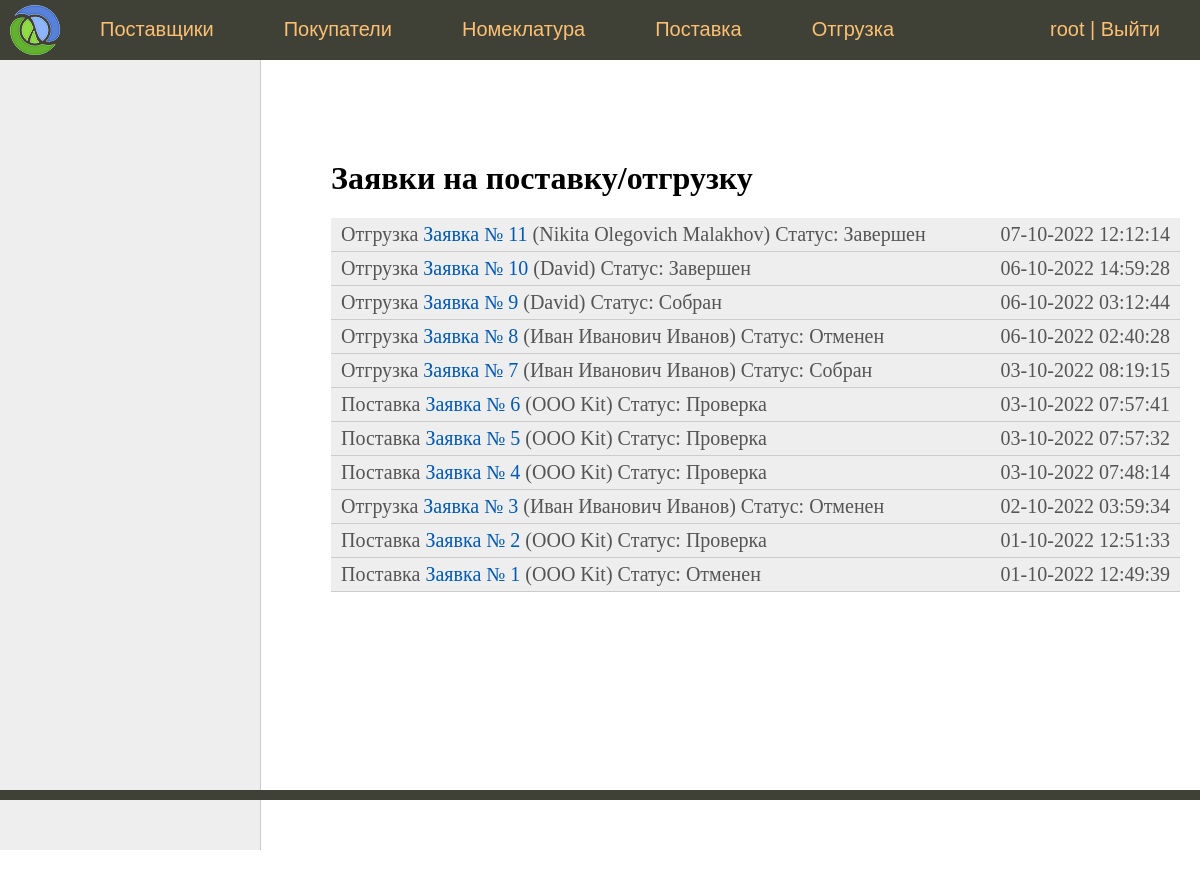
The app's page / (signed in) with its own data.
### sklad/models.py (models this page shows, shortened)
class Document(models.Model):
    vendor = models.ForeignKey(
        Vendor,
        on_delete=models.DO_NOTHING,
        blank=True,
        null=True,
        verbose_name='Поставщик'
    )
    buyer = models.ForeignKey(
        Buyer,
        on_delete=models.DO_NOTHING,
        blank=True,
        null=True,
        verbose_name='Покупатель'
    )
    nomenclatures = models.ManyToManyField(
        Nomenclature,
        through='DocumentNomenclatures',
        verbose_name='Номенклатура'
    )
    status = models.CharField(
        max_length=2,
        choices=Status.choices,
        default=Status.VALIDATING,
        verbose_name='Статус'
    )
    time_create = models.DateTimeField('Время создания', auto_now_add=True)
    time_update = models.DateTimeField('Время обновления статуса', auto_now=True)
    class Meta:
        verbose_name = 'Документ'
        verbose_name_plural = 'Документы'
    def get_absolute_url(self):
        return reverse('document', kwargs={'pk': self.pk})

class Contactor(models.Model):
    fio = models.CharField('Фамилия Имя Отчество', max_length=100)
    email = models.EmailField('Email')
    phone = models.IntegerField('Телефон')

class Vendor(Contactor):
    name = models.CharField('Наименование', max_length=100)
    address = models.CharField('Адрес', max_length=100)
    category = models.ManyToManyField(
        Category,
        verbose_name='Категории'
    )
    bank_details = models.OneToOneField(
        BankDetails,
        on_delete=models.DO_NOTHING,
        verbose_name='Банковские реквизиты'
    )
    def __str__(self):
        return self.name
    class Meta:
        verbose_name = 'Поставщик'
        verbose_name_plural = 'Поставщики'

### sklad/views.py (the view)
# urls.py: path('', IndexView.as_view(), name='home'),  #
class IndexView(LoginRequiredMixin, DataMixin, ListView):
    model = Document
    template_name = 'sklad/index.html'
    context_object_name = 'documents'
    extra_context = {'title': 'Заявки на поставку/отгрузку'}
    ordering = ['-time_create']
    login_url = reverse_lazy('login')
    def get_context_data(self, *, object_list=None, **kwargs):
        context = super().get_context_data(**kwargs)
        c_def = self.get_user_context()
        context = dict(list(context.items()) + list(c_def.items()))
        return context

### sklad/mixin.py (called while the page is built)
    def get_user_context(self, **kwargs):
        context = kwargs
        if self.request.user.is_superuser:
            context['menu'] = menu
        return context

### sklad/models.py (called while the page is built)
    def __str__(self):
        return self.fio

### sklad/templates/sklad/index.html (shortened to what this page needs)
{% extends 'sklad/base.html' %}
{% block left_menu %}
    {% include 'sklad/left_menu.html' %}
{% endblock %}
{% block content %}
<h1>{{ title }}</h1>
    <ul class="list-articles">
{% for d in documents  %}
<li>
    <div class="article-panel">
        {% if d.buyer %}
            <p class="first">Отгрузка <a href="{{ d.get_absolute_url }}">Заявка № {{ d.pk }}</a> ({{ d.buyer }}) Статус: {{ d.get_status_display }}</p>
        {% elif d.vendor %}
            <p class="first">Поставка <a href="{{ d.get_absolute_url }}">Заявка № {{ d.pk }}</a> ({{ d.vendor }}) Статус: {{ d.get_status_display }}</p>
        {% endif %}
	    <p class="last">{{d.time_create|date:"d-m-Y H:i:s"}}</p>
    </div>
</li>
{% endfor %}
</ul>
{% endblock %}

### sklad/templates/sklad/base.html (shortened to what this page needs)
{% load static %}
<!DOCTYPE html>
<html>
<head>
	<link type="text/css" href="{% static 'sklad/css/styles.css' %}" rel="stylesheet" />
</head>
<body>
<table class="table-page" border=0 cellpadding="0" cellspacing="0">
<tr><td valign=top>
{% block mainmenu %}
		<div class="header">
			<ul id="mainmenu" class="mainmenu">
			<li class="logo"><a href="{% url 'home' %}"><div class="logo"></div></a></li>
{% for m in menu %}
			<li><a href="{% url m.url_name %}">{{m.title}}</a></li>
{% endfor %}
            {% if request.user.is_authenticated %}
				<li class="last">{{ user.username }} | <a href="{% url 'logout' %}">Выйти</a></li>
            {% else %}
                <li class="last"><a href="{% url 'login' %}">Войти</a></li>
            {% endif %}
			</ul>
		</div>
{% endblock mainmenu %}
<table class="table-content" border=0 cellpadding="0" cellspacing="0">
<tr>
	<td valign="top" class="left-chapters">
{% block left_menu %}{% endblock %}
</td>
<td valign="top" class="content">
	<div class="content-text">
{% block content %}
{% endblock %}
	</div>
</td></tr></table>
</td></tr>
<tr><td valign=top>
	<div id="footer">
	</div>
</td></tr></table>
</body>
</html>

### sklad/static/sklad/css/styles.css (style rules this page uses)
html, body { font-family: 'Arial'; margin: 0; padding: 0; height: 100%; width: 100%; color: #444; }
a { color: #0059b2; text-decoration: none; }
div.article-panel { background: #eee; padding: 5px 10px 5px 10px; box-sizing: border-box; overflow: hidden; color: #555; }
div.article-panel p.first { margin: 0; float: left; }
div.article-panel p.last { margin: 0; float: right; }
ul.list-articles { list-style: none; margin: 0; padding: 0; }
ul.list-articles li { border-bottom: 1px solid #ccc; }
.table-page { width: 100%; height: 100%; vertical-align: top; }
.table-page tr { height: 100%; }
.header { background: #3F4137; height: 60px; }
.logo { background: url('../images/logo.png') no-repeat 10px 5px; width: 70px; height: 60px; }
ul.mainmenu { list-style: none; margin: 0; padding: 0; height: 60px; color: #fdc073; font-size: 20px; overflow: hidden; }
ul.mainmenu li { float: left; margin: 18px 40px 0 30px; }
ul.mainmenu li.logo { margin: 0; }
ul.mainmenu li.last { float: right; }
ul.mainmenu li a { color: #fdc073; text-decoration: none; }
.table-content { width: 100%; min-height: 100%; height: 100%; }
.left-chapters { margin: 0; background: #eee; border-right: 1px solid #ccc; min-height: 100%; }
.content { padding: 40px 20px 20px 40px; width: 100%; box-sizing: border-box; }
.content-text { margin: 60px 0 0 30px; color: #000; font-size: 20px; font-family: Yandex Sans Display Light; }
.content-text h1 { font-size: 32px; }
#footer { box-sizing: border-box; background: #3F4137; padding: 5px; color: #aaa; font-size: 14px; font-family: Verdana, Geneva, Arial, Helvetica; text-align: left; overflow: hidden; }

### records on screen
Document: pk "11", buyer "Nikita Olegovich Malakhov", status "Завершен", time_create "07-10-2022 12:12:14"
Document: pk "10", buyer "David", status "Завершен", time_create "06-10-2022 14:59:28"
Document: pk "9", buyer "David", status "Собран", time_create "06-10-2022 03:12:44"
Document: pk "8", buyer "Иван Иванович Иванов", status "Отменен", time_create "06-10-2022 02:40:28"
Document: pk "7", buyer "Иван Иванович Иванов", status "Собран", time_create "03-10-2022 08:19:15"
Document: pk "6", vendor "OOO Kit", status "Проверка", time_create "03-10-2022 07:57:41"
Document: pk "5", vendor "OOO Kit", status "Проверка", time_create "03-10-2022 07:57:32"
Document: pk "4", vendor "OOO Kit", status "Проверка", time_create "03-10-2022 07:48:14"
Document: pk "3", buyer "Иван Иванович Иванов", status "Отменен", time_create "02-10-2022 03:59:34"
Document: pk "2", vendor "OOO Kit", status "Проверка", time_create "01-10-2022 12:51:33"
Document: pk "1", vendor "OOO Kit", status "Отменен", time_create "01-10-2022 12:49:39"

### other values on screen
{{ m.title }} "Поставщики" "Покупатели" "Номеклатура" "Поставка" "Отгрузка"
{{ user.username }} "root"
{{ title }} "Заявки на поставку/отгрузку"
